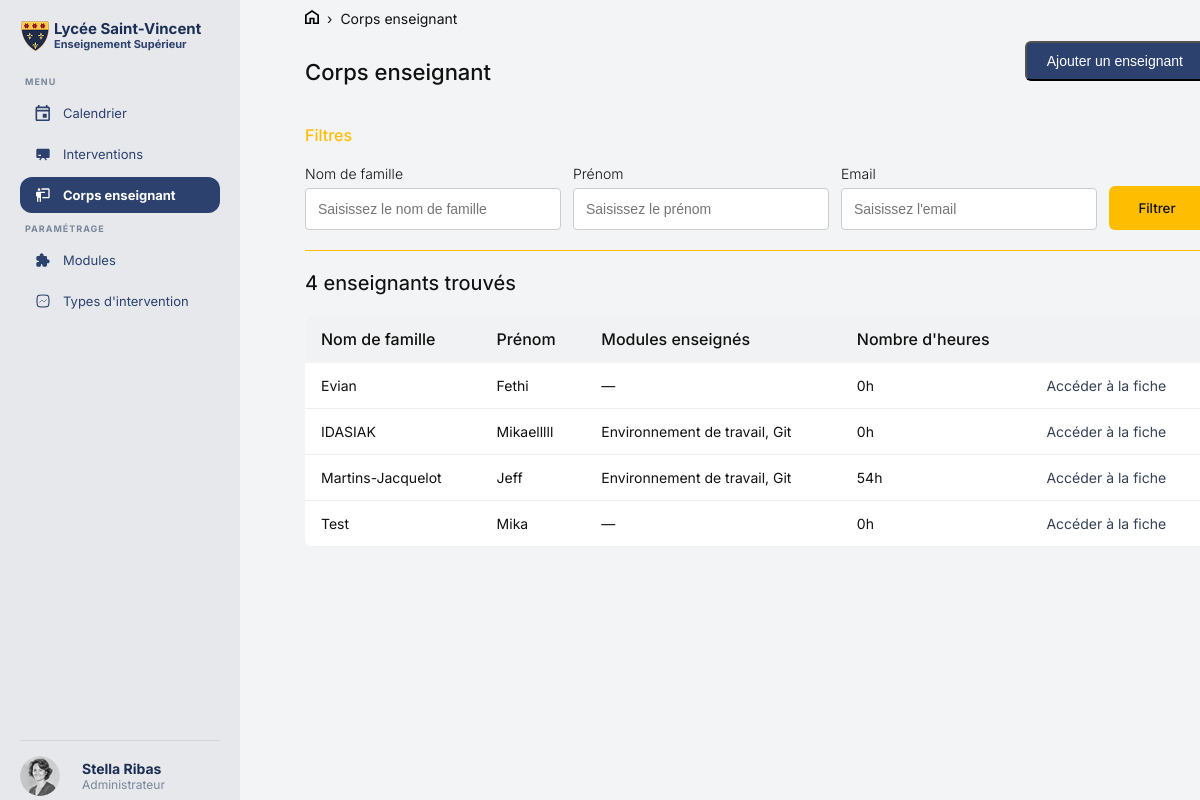
Page /corps_enseignant.php on the committed database.
### tables this page shows
CREATE TABLE IF NOT EXISTS `instructor` (
  `id` int NOT NULL AUTO_INCREMENT,
  `user_id` int NOT NULL,
  PRIMARY KEY (`id`),
  KEY `fk_instructor_user` (`user_id`)
);

CREATE TABLE IF NOT EXISTS `users` (
  `id` int NOT NULL AUTO_INCREMENT,
  `role` enum('admin','instructor') NOT NULL DEFAULT 'admin',
  `email` varchar(150) NOT NULL,
  `last_name` varchar(100) NOT NULL,
  `first_name` varchar(100) NOT NULL,
  `password` varchar(255) NOT NULL,
  PRIMARY KEY (`id`),
  UNIQUE KEY `email` (`email`)
);

### database/requetecorpsenseignant.php (called while the page is built, shortened)
<?php
$filtre_nom    = isset($_POST['nom'])    ? trim($_POST['nom'])    : '';
$filtre_prenom = isset($_POST['prenom']) ? trim($_POST['prenom']) : '';
$filtre_email  = isset($_POST['email'])  ? trim($_POST['email'])  : '';
$stmt = $pdo->prepare("
    SELECT i.id, u.last_name, u.first_name, u.email,
           GROUP_CONCAT(DISTINCT m.name ORDER BY m.name SEPARATOR ', ') AS modules,
           COALESCE(SUM(TIMESTAMPDIFF(HOUR, c.start_date, c.end_date)), 0) AS total_heures
    FROM instructor i
    JOIN users u ON i.user_id = u.id
    LEFT JOIN instructor_module im ON i.id = im.instructor_id
    LEFT JOIN module m ON im.module_id = m.id
    LEFT JOIN course_instructor ci ON i.id = ci.instructor_id
    LEFT JOIN course c ON ci.course_id = c.id
    WHERE u.last_name LIKE ? AND u.first_name LIKE ? AND u.email LIKE ?
    GROUP BY i.id, u.last_name, u.first_name, u.email
    ORDER BY u.last_name ASC
");
$stmt->execute(["%$filtre_nom%", "%$filtre_prenom%", "%$filtre_email%"]);
$enseignants    = $stmt->fetchAll(PDO::FETCH_ASSOC);
$nb_enseignants = count($enseignants);

### public/corps_enseignant.php (the view, shortened to what this page needs)
<?php
require_once '../fonctions/db.php';
require_once '../database/requetecorpsenseignant.php';
?>
<!DOCTYPE html>
<html lang="fr">
<head>
    <link rel="stylesheet" href="assets/css/header.css">
    <link rel="stylesheet" href="assets/css/corps_enseignant.css">
</head>
<body class="corps-enseignant">
<div class="page">
    <?php require_once '../inclus/header.php'; ?>
    <main class="contenu">
        <nav class="fil">
            <a href="index.php"><img src="assets/images/Home.svg"></a>
            <span>›</span>
            <a href="corps_enseignant.php">Corps enseignant</a>
        </nav>
        <div class="entete-page">
            <p class="titre-principal">Corps enseignant</p>
            <button class="bouton-ajouter" onclick="document.getElementById('modal-ajouter').showModal()">
                Ajouter un enseignant
            </button>
        </div>
        <section class="bloc-filtre">
            <h3 class="titre-filtre">Filtres</h3>
            <form class="formulaire-filtre" method="POST" action="">
                <div class="champ">
                    <label>Nom de famille</label>
                    <input type="text" name="nom" placeholder="Saisissez le nom de famille"
                           value="<?= htmlspecialchars($filtre_nom) ?>">
                </div>
                <div class="champ">
                    <label>Prénom</label>
                    <input type="text" name="prenom" placeholder="Saisissez le prénom"
                           value="<?= htmlspecialchars($filtre_prenom) ?>">
                </div>
                <div class="champ">
                    <label>Email</label>
                    <input type="text" name="email" placeholder="Saisissez l'email"
                           value="<?= htmlspecialchars($filtre_email) ?>">
                </div>
                <button type="submit" class="bouton-filtre">Filtrer</button>
            </form>
        </section>
        <div class="hrcouleur"></div>
        <h3><?= $nb_enseignants ?> enseignant<?= $nb_enseignants > 1 ? 's' : '' ?> trouvé<?= $nb_enseignants > 1 ? 's' : '' ?></h3>
        <table class="table">
            <thead>
            <tr>
                <th>Nom de famille</th>
                <th>Prénom</th>
                <th>Modules enseignés</th>
                <th>Nombre d'heures</th>
                <th></th>
            </tr>
            </thead>
            <tbody>
            <?php if ($nb_enseignants === 0): ?>
                <tr>
                    <td colspan="5" class="aucun-resultat">Aucun enseignant trouvé.</td>
                </tr>
            <?php else: ?>
                <?php foreach ($enseignants as $enseignant): ?>
                    <tr>
                        <td><?= htmlspecialchars($enseignant['last_name']) ?></td>
                        <td><?= htmlspecialchars($enseignant['first_name']) ?></td>
                        <td><?= htmlspecialchars($enseignant['modules'] ?? '—') ?></td>
                        <td><?= (int)$enseignant['total_heures'] ?>h</td>
                        <td>
                            <a href="fiche_enseignant.php?id=<?= (int)$enseignant['id'] ?>" class="lien-fiche">
                                Accéder à la fiche
                            </a>
                        </td>
                    </tr>
                <?php endforeach; ?>
            <?php endif; ?>
            </tbody>
        </table>
    </main>
</div>
</body>
</html>

### public/assets/css/header.css (style rules this page uses)
html, body { margin: 0; padding: 0; overflow-x: hidden; box-sizing: border-box; font-family: 'Inter', sans-serif; background-color: #f3f4f6; color: #1b2e53; }
.page { display: flex; min-height: 100vh; }

### public/assets/css/corps_enseignant.css (style rules this page uses)
.contenu { margin-left: 275px; flex: 1; min-height: 100vh; padding: 0 60px 0 30px; }
.fil { display: flex; align-items: center; gap: 8px; font-size: 14px; color: #111; margin-bottom: 10px; margin-top: 10px; }
.fil a { color: #111; text-decoration: none; }
.entete-page { display: flex; justify-content: space-between; align-items: center; margin-bottom: 40px; }
.titre-principal { font-size: 22px; font-weight: 500; color: #111; margin-bottom: 0; }
.bouton-ajouter { background-color: #2c416e; color: white; padding: 10px 20px; border-radius: 6px; text-decoration: none; font-size: 14px; font-weight: 500; transition: background 0.2s; }
.bloc-filtre { max-width: 900px; }
.titre-filtre { font-size: 16px; font-weight: 500; color: #FFBD01; margin-bottom: 20px; }
.formulaire-filtre { display: flex; flex-direction: row; align-items: flex-end; gap: 12px; }
.champ { display: flex; flex-direction: column; margin-bottom: 20px; }
.champ label { font-size: 14px; margin-bottom: 6px; font-weight: 300; color: #111; }
.champ input { padding: 12px; border: 1px solid #ccc; border-radius: 4px; font-size: 14px; width: 230px; outline: none; color: #111; }
.bouton-filtre { width: 120px; height: 44px; background: #FFBD01; color: #111; font-weight: 500; border: none; border-radius: 6px; cursor: pointer; font-family: 'Inter', sans-serif; margin-bottom: 20px; }
.hrcouleur { height: 1px; background-color: #FFBD01; width: 100%; }
h3 { margin-top: 20px; font-weight: 450; font-size: 20px; color: #111; }
table { background-color: white; width: 100%; border-radius: 8px; margin-top: 15px; border-collapse: collapse; overflow: hidden; }
thead tr { background-color: rgba(232, 233, 236, 0.6); }
tbody tr { background-color: white; border-bottom: 1px solid #eee; transition: background 0.15s; }
th { padding: 14px 16px; text-align: left; color: #111; font-weight: 500; }
td { padding: 14px 16px; font-size: 14px; color: #111; }
.lien-fiche { text-decoration: none; color: #344054; font-size: 14px; }

### rows in the picture
instructor: user.last_name "Evian", user.first_name "Fethi", modules "—", total_heures "0"
instructor: user.last_name "IDASIAK", user.first_name "Mikaelllll", modules "Environnement de travail, Git", total_heures "0"
instructor: user.last_name "Martins-Jacquelot", user.first_name "Jeff", modules "Environnement de travail, Git", total_heures "54"
instructor: user.last_name "Test", user.first_name "Mika", modules "—", total_heures "0"

### other values in the picture
$nb_enseignants "4"
